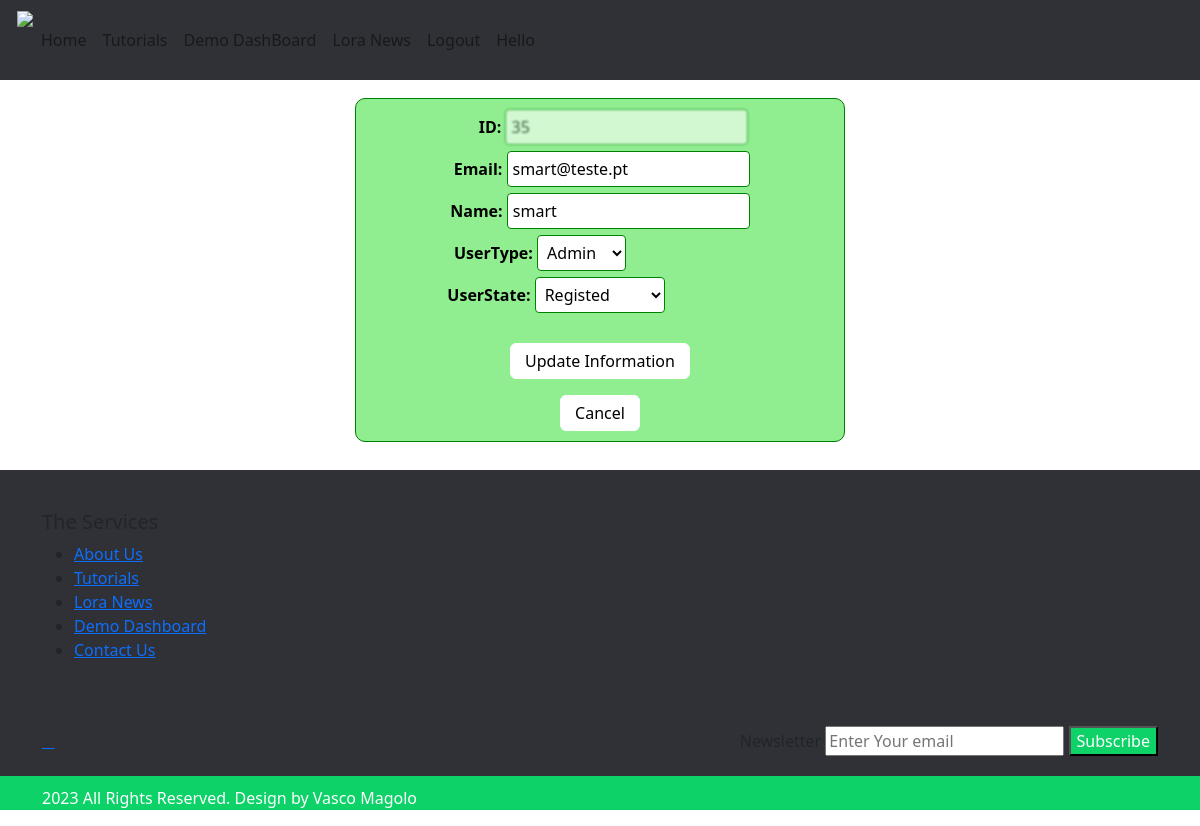
Page /website/pages/updateU.php?id=35 (signed in) on the committed database.
### tables this page shows
CREATE TABLE `users` (
  `IDuser` int(11) NOT NULL,
  `login` varchar(100) NOT NULL,
  `pass` varchar(100) NOT NULL,
  `nome` varchar(100) NOT NULL,
  `dataRegisto` timestamp NOT NULL DEFAULT CURRENT_TIMESTAMP ON UPDATE CURRENT_TIMESTAMP,
  `IDtipo` int(11) DEFAULT NULL,
  `IDestado` int(11) NOT NULL
);

### website/pages/updateU.php (the view, shortened to what this page needs)
<?php
include ('../scripts/ligaBD.php');
include ('../pages/head.php');
include ('../pages/nav.php');
$idToEdit = $_GET['id'];
$query = "SELECT IDuser, login, nome, IDtipo, IDestado from users where IDuser = ". $idToEdit;
$result = mysqli_query($ligaBD, $query);
$row = mysqli_fetch_array($result);
?>
<html>
<head>
</head>
<body >
    <div class="bodyEditUser" >
        <div class="containerEditUser" style='overflow-x:0;'>
            <form action="" id="theForm" method='Post'>
                <label class="lblEditUser" for="id" style='margin-left:1.7rem;'>ID:</label>
                <input class="inputEditUser" type="text" id="id" name="id" value="<?php echo $idToEdit; ?>" readOnly = "true"style='color:black;'> <br>
                <label class="lblEditUser" for="login"style='margin-left:0.2rem;'>Email:</label>
                <input class="inputEditUser" type="email" id="login" name="login" value="<?php echo $row[1]; ?>"> <br>
                <label class="lblEditUser" for="name">Name:</label>
                <input class="inputEditUser" type="text" id="name" name="name" value="<?php echo $row[2]; ?>"> <br>
                <label class="lblEditUser" for="idtipo" style='margin-left:-7.5rem;'>UserType:</label>
                <select class="selectEditUser" id="idtipo" name="idtipo" <?php if(($idToEdit == $_SESSION['idU']) and ($row[3] == 1)) echo "disabled"; ?> >
                    <option <?php if($row[3] == 1) echo "selected = 'selected'" ?> value="1">Admin</option>
                </select>
                <br>
                <label class="lblEditUser" for="idestado" style='margin-left:-5.5rem;'>UserState:</label>
                <select class="selectEditUser" id="idestado" name="idestado" <?php if(($idToEdit == $_SESSION['idU']) and ($row[3] == 1)) echo "disabled"; ?> > <br>
                    <option <?php if($row[4] == 3) echo "selected = 'selected'" ?> value="3">Registed</option>
                </select>
                <br> <br>
                <button class="btnEditUser" onclick=showAlertEdit()>Update Information</button><p></p>
            </form>
            <button class="btnEditUser" onclick="location.href='../pages/listausers.php'">Cancel</button>
        </div>
    </div>
</body>
<?php
include ('../pages/footer.php');
?>
</html>

### website/pages/updateU.php (style rules this page uses)
body { background-color:white !important; }
.bodyEditUser { text-align: center; vertical-align: middle; margin: auto; padding: 18px; padding-left: 25px; padding-right: 25px; position: relative; width:25%; top: 0; left: 0; bottom: 0; right: 0; }
.containerEditUser { padding: 10px 10px 10px 10px; margin-bottom: 10px; background-color: lightgreen; border-radius: 10px; border: 1px solid green; overflow-x: auto; text-align: center; color: black; }
.lblEditUser { font-weight: bold; color: black; }
.inputEditUser { border: 1px solid green; background-color: white; border-radius: 4px; color: black; padding: 5px; margin-bottom: 6px; }
.inputEditUser:read-only { filter: blur(0.8px); opacity: 60%; color: white; }
.selectEditUser { border: 1px solid green; background-color: white; border-radius: 4px; color: black; padding: 5px; margin-bottom: 6px; }
.btnEditUser { border: 1px solid white; background-color: white; color: black; padding-top: 5px; padding-bottom: 5px; padding-left: 14px; padding-right: 14px; border-radius: 6px; }
@media only screen and (max-width:3000px) { .bodyEditUser { width:25%; } }
@media only screen and (max-width:1600px) { .bodyEditUser { width:30%; } }
@media only screen and (max-width:1400px) { .bodyEditUser { width:35%; } }
@media only screen and (max-width:1200px) { .bodyEditUser { width:45%; } }

### rows in the picture
users: login "smart@teste.pt", name "smart", idtipo "Admin", idestado "Registed"
